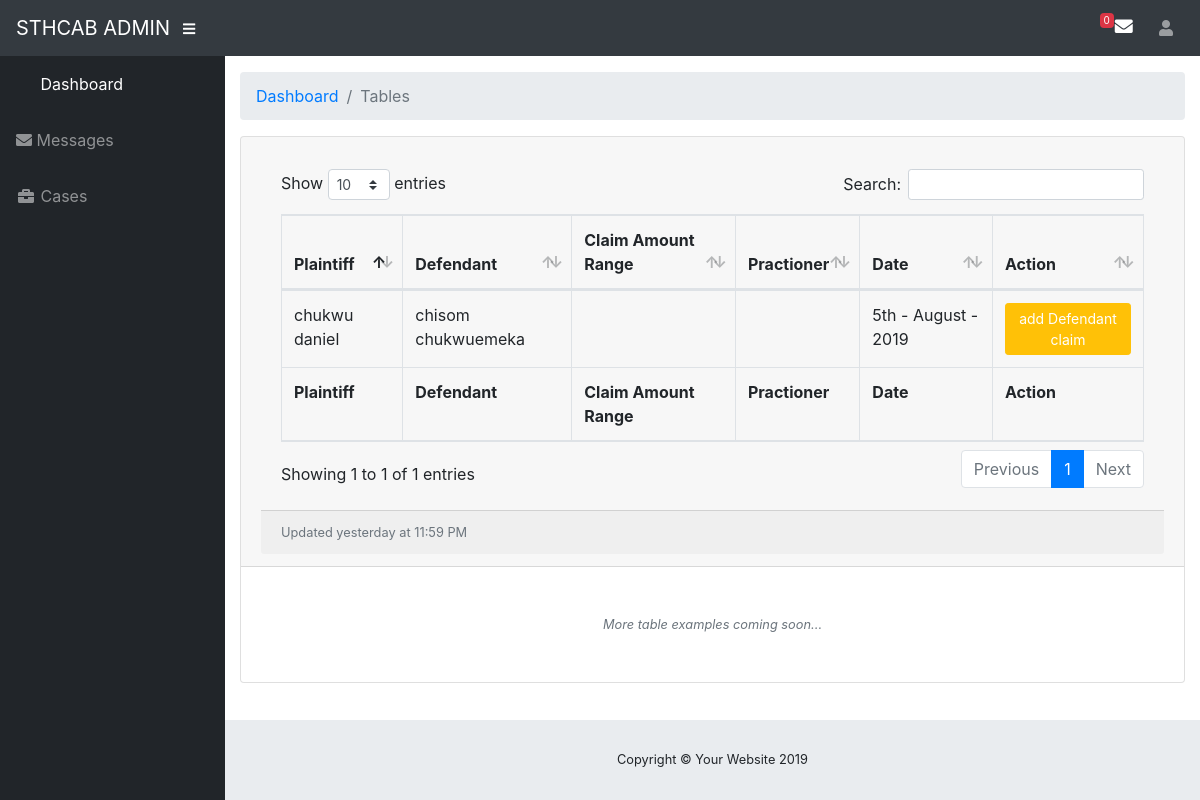
Page /admin/case_list_for_organization.php on the committed database.
### tables this page shows
CREATE TABLE `file_case` (
  `file_case_id` varchar(25) NOT NULL,
  `name_of_division` varchar(100) NOT NULL,
  `name_of_plaintiff` varchar(200) NOT NULL,
  `add_of_plaintiff` text NOT NULL,
  `name_of_defendants` varchar(100) NOT NULL,
  `add_of_defendants` text NOT NULL,
  `cat_of_defendants` varchar(18) NOT NULL,
  `claims_document` varchar(500) NOT NULL,
  `claims_amount` varchar(30) NOT NULL,
  `defendant_claim` varchar(500) NOT NULL,
  `name_of_practitioner` varchar(100) NOT NULL,
  `member_id` varchar(20) NOT NULL,
  `date_of_file_case` timestamp NOT NULL DEFAULT CURRENT_TIMESTAMP ON UPDATE CURRENT_TIMESTAMP
);

### contoller/select.php (called while the page is built, shortened)
<?php
include_once 'db.php';
class select extends dbconnect
{
	public function List_Cases_For_Admin()
	{
		$status = "completed";
	$query = "SELECT file_case.file_case_id,file_case.name_of_division, file_case.name_of_plaintiff, file_case.add_of_plaintiff, file_case.name_of_defendants, file_case.claims_amount, file_case.add_of_defendants, file_case.defendant_claim, file_case.claims_amount,file_case.name_of_practitioner, file_case.member_id, file_case.date_of_file_case FROM file_case INNER JOIN defendants ON file_case.file_case_id = defendants.case_defending_id WHERE defendants.case_defending_status = '$status'";
            $sql = $this->conn->prepare($query);
            $sql->execute();
            $res = $sql->fetchAll(PDO::FETCH_ASSOC);
            return $res;
	}
}
?>

### contoller/db.php (called while the page is built, shortened)
<?php
	class dbconnect
	{
		function __construct()
		{
					$this->conn = new PDO("mysql:host=localhost;dbname=sthcab",'root','');
		}
	}
?>

### admin/case_list_for_organization.php (the view, shortened to what this page needs)
<?php
include_once '../contoller/select.php';
    $select = new select();
    $List_Cases_For_Admin = $select->List_Cases_For_Admin();
?>
<!DOCTYPE html>
<html lang="en">
<head>
  <link href="vendor/fontawesome-free/css/all.min.css" rel="stylesheet" type="text/css">
  <link href="vendor/datatables/dataTables.bootstrap4.css" rel="stylesheet">
  <link href="css/sb-admin.css" rel="stylesheet">
</head>
<body id="page-top">
  <?php
        include_once 'include/navbar.php';
  ?>
  <div id="wrapper">
    <?php
        include_once 'include/sidebar.php';
    ?>
    <div id="content-wrapper">
      <div class="container-fluid">
        <ol class="breadcrumb">
          <li class="breadcrumb-item">
            <a href="#">Dashboard</a>
          </li>
          <li class="breadcrumb-item active">Tables</li>
        </ol>
        <div class="card mb-3">
          <div class="card-header">
          <div class="card-body">
            <div class="table-responsive">
              <table class="table table-bordered" id="dataTable" width="100%" cellspacing="0">
                <thead>
                  <tr>
                    <th>Plaintiff</th>
                    <th>Defendant</th>
                    <th>Claim Amount Range</th>
                    <th>Practioner</th>
                    <th>Date</th>
                    <th>Action</th>
                  </tr>
                </thead>
                <tfoot>
                  <tr>
                    <th>Plaintiff</th>
                    <th>Defendant</th>
                    <th>Claim Amount Range</th>
                    <th>Practioner</th>
                    <th>Date</th>
                    <th>Action</th>
                  </tr>
                </tfoot>
                <tbody>
                <?php
                      foreach ($List_Cases_For_Admin as $value):
                ?>
                  <tr>
                    <td><?=$value['name_of_plaintiff']?></td>
                    <td><?=$value['name_of_defendants']?></td>
                    <td></td>
                    <td><?=$value['name_of_practitioner']?></td>
                    <td><?=date("jS".' - '."F".' - '."Y",strtotime($value['date_of_file_case']))?></td>
                    <td><button class="btn btn-warning btn-sm" style="color: white;">add Defendant claim</button></td>
                  </tr>
                 <?php
                      endforeach;
                 ?>
                </tbody>
              </table>
            </div>
          </div>
          <div class="card-footer small text-muted">Updated yesterday at 11:59 PM</div>
        </div>
        <p class="small text-center text-muted my-5">
          <em>More table examples coming soon...</em>
        </p>
      </div>
      <footer class="sticky-footer">
        <div class="container my-auto">
          <div class="copyright text-center my-auto">
            <span>Copyright © Your Website 2019</span>
          </div>
        </div>
      </footer>
    </div>
  </div>
</body>
</html>

### rows in the picture
file_case: name_of_plaintiff "chukwu daniel", name_of_defendants "chisom chukwuemeka", date_of_file_case "5th - August - 2019"
